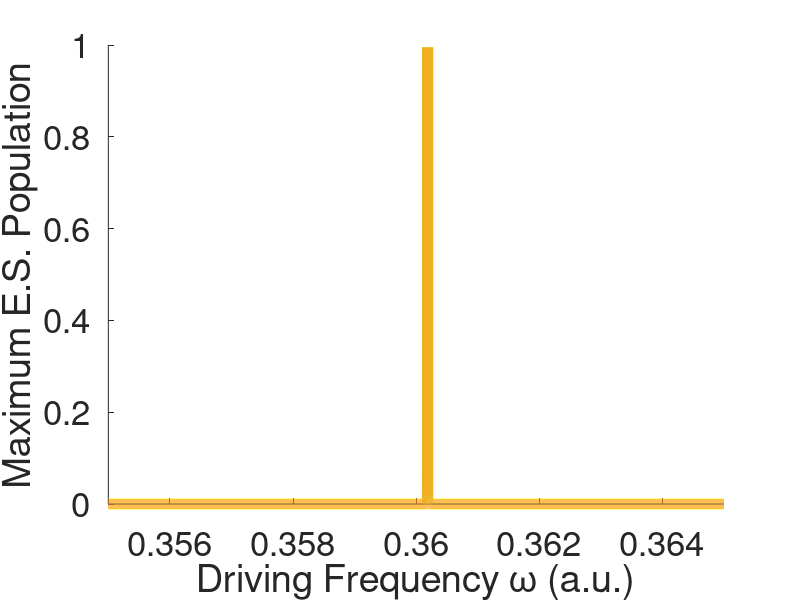

MATLAB code for this plot: (Note: this script raises an error after producing the figure.)
clear;
%%%%% CHANGE THESE TO MATCH YOUR NEEDS %%%%%
outerDirs = ["NoRWA", "RWA"];
omega_0 = 0.36018531627654671;
p_z = 0.80977192915387741;

freq = [0.3550:0.0000001:0.3650];
numFreqs = length(freq);
analyticalMaxPop = zeros(1,numFreqs);

E_0 = 1E-7;

for i = 1:numFreqs
    omega_r = 0.5*sqrt((omega_0-freq(i))^2+(E_0^2*p_z^2)/omega_0^2);
    analyticalMaxPop(i) = E_0^2*p_z^2/(4*omega_0^2*omega_r^2);
end

f1 = figure('Visible','off','Position',[0 0 1618 1000]);
hold on;
plot(freq,analyticalMaxPop,'LineWidth',8,'Color',[0.9290 0.6940 0.1250]);
%title('Maximum Excited State Population');
xlabel('Driving Frequency \omega (a.u.)');
ylabel('Maximum E.S. Population');
set(gca,'FontSize',25);
xlim([0.355,0.365]);
yscale("log");

for omega = [0.355,0.356,0.357,0.358,0.359,0.362,0.363,0.364]
    omegaString = num2str(omega);
    nonRWApath = strcat("NoRWA/E0.0000001_w",omegaString,"/dataFile.txt");
    RWApath = strcat("RWA/E0.0000001_w",omegaString,"/dataFile.txt");
    nonRWAdata = importdata(nonRWApath," ");
    RWAdata = importdata(RWApath," ");
    nonRWAlen = length(nonRWAdata.textdata(:,7));
    RWAlen = length(RWAdata.textdata(:,7));
    if nonRWAlen > RWAlen
        nonRWApop = zeros(RWAlen,1);
        RWApop = zeros(RWAlen,1);
        for i = 1:RWAlen
            nonRWApop(i) = str2double(cell2mat(nonRWAdata.textdata(i,7)));
            RWApop(i) = str2double(cell2mat(RWAdata.textdata(i,7)));
        end
        nonRWAmax = max(nonRWApop);
        RWAmax = max(RWApop);
        scatter(omega,nonRWAmax,'filled','MarkerFaceColor',[0 0.4470 0.7410],'SizeData',150);
        scatter(omega,RWAmax,'filled','MarkerFaceColor',[0.8500 0.3250 0.0980],'Marker','^','SizeData',150);
    else
        nonRWApop = zeros(nonRWAlen,1);
        RWApop = zeros(nonRWAlen,1);
        for i = 1:nonRWAlen
            nonRWApop(i) = str2double(cell2mat(nonRWAdata.textdata(i,7)));
            RWApop(i) = str2double(cell2mat(RWAdata.textdata(i,7)));
        end
        nonRWAmax = max(nonRWApop);
        RWAmax = max(RWApop);
        scatter(omega,nonRWAmax,'filled','MarkerFaceColor',[0 0.4470 0.7410],'SizeData',150);
        scatter(omega,RWAmax,'filled','MarkerFaceColor',[0.8500 0.3250 0.0980],'Marker','^','SizeData',150);
    end
end

legend('Analytical Solution',"Numerical non-RWA Solution", "Numerical RWA Solution",'Location','northwest');%%%%% Manually edit this line! %%%%%
figName = "plot_maxPop_vs_freq_E0.0000001.png";
saveas(f1, figName);












%{


%%%%%%%%%%%%%%%%%%%%%%%%%%%%%%%%%%%%%%%%%%%%%%%%%%%%%%%%%%%%%%%%%%%%%%%%%%%
%%%%%%%%%%%%%%%%%%%%%%% Initialize data structures %%%%%%%%%%%%%%%%%%%%%%%%
%%%%%%%%%%%%%%%%%%%%%%%%%%%%%%%%%%%%%%%%%%%%%%%%%%%%%%%%%%%%%%%%%%%%%%%%%%%

fprintf("Initializing data structures...\n")
numOuterDirs = length(outerDirs);
maxDirs = 0;
data = struct([]);
for i=1:numOuterDirs
    cd(outerDirs(i));
    numDirs = length(dir);
    if numDirs > maxDirs
        maxDirs = numDirs;
    end
    cd ..;
    data = [data, struct()];
end
dirStructs = struct([]);
for i = 1:length(outerDirs)
    data(i).data = 0;
    data(i).textdata = {};
    cd(outerDirs(i));
    innerDirs = dir;
    blankStructTemplate = struct();
    fn = fieldnames(innerDirs(1));
    numFields = length(fn);
    for j = 1:numFields
        blankStructTemplate.(fn{j}) = "";
    end
    numDirs = length(innerDirs);
    dirDiff = maxDirs - numDirs;
    fittedDirs = [innerDirs; repmat(blankStructTemplate,dirDiff,1)];
    dirStructs = [dirStructs, fittedDirs];
    cd ..;
end



%%%%%%%%%%%%%%%%%%%%%%%%%%%%%%%%%%%%%%%%%%%%%%%%%%%%%%%%%%%%%%%%%%%%%%%%%%%
%%%%%%%%%%%%%%%%%%%%%%%%%%%%%%% Create Plots %%%%%%%%%%%%%%%%%%%%%%%%%%%%%%
%%%%%%%%%%%%%%%%%%%%%%%%%%%%%%%%%%%%%%%%%%%%%%%%%%%%%%%%%%%%%%%%%%%%%%%%%%%

for i = 1:maxDirs
    if dirStructs(i,1).name(1) ~= '.' & dirStructs(i,1).name ~= "" & dirStructs(i,1).isdir == 1
        currentDir = dirStructs(i,1).name;
        matchingIndices = zeros(1,numOuterDirs-1);
        for j = 2:numOuterDirs
            for k = 1:maxDirs
                if matches(dirStructs(k,j).name, currentDir)
                    matchingIndices(j-1) = k;
                    break;
                end
            end
        end
        if ~ismember(0, matchingIndices)%%%%% Only make plot if the files are present everywhere %%%%%
            printStatement = strcat("Plotting ",currentDir, " ...\n");
            fprintf(printStatement);
            longestTraj = 0;
            for j = 1:numOuterDirs
                filePath = strcat(outerDirs(j),"/",currentDir,"/dataFile.txt");
                data(j) = importdata(filePath," ");
                len = length(data(j).data);
                if len < longestTraj | longestTraj == 0
                    shortestIndex = j;
                    longestTraj = len;
                end
            end
            %%%%% Extraction/Calculation of data %%%%%
            tempCell = regexp(currentDir,"_","split");
            ECell = regexp(cell2mat(tempCell(1)),"E","split");
            EString = cast(cell2mat(ECell(2)),"char");
            E_0 = str2double(EString);
            wCell = regexp(cell2mat(tempCell(2)),"w","split");
            wString = cast(cell2mat(wCell(2)),"char");
            omega = str2double(wString);
            omega_r = 0.5*sqrt((omega_0-omega)^2+E_0^2*p_z^2);
            inverse_omega_r_fs = pi/(41.341374575751*omega_r);
            period = num2str(inverse_omega_r_fs);
            RabiString = strcat("Rabi period = ",period," fs\n");
            %fprintf(RabiString);
            timeCell = data(shortestIndex).textdata(:,1);
            numTimeSteps = length(timeCell);
            time = zeros(numTimeSteps,1);
            popGS = zeros(numTimeSteps,numOuterDirs);
            popES = zeros(numTimeSteps,numOuterDirs);
            RabiGS = zeros(numTimeSteps,1);
            RabiES = zeros(numTimeSteps,1);
            for j = 1:numTimeSteps
                time(j) = str2double(cell2mat(timeCell(j)));
                %RabiGS(j) = (((omega_0-omega)^2)/(4*omega_r^2))*sin(omega_r*time(j)*41.341374575751)^2 + cos(omega_r*time(j)*41.341374575751)^2;
                RabiES(j) = E_0^2*p_z^2/(4*omega_0^2*omega_r^2)*sin(omega_r*time(j)*41.341374575751)^2;
                RabiGS(j) = 1 - RabiES(j);
                for k = 1:numOuterDirs
                    popGS(j,k) = str2double(cell2mat(data(k).textdata(j,6)));
                    popES(j,k) = str2double(cell2mat(data(k).textdata(j,7)));
                end
            end
            %%%%% Excited State Plots %%%%%
            f1 = figure('Visible','off','Position',[0 0 1618 1000]);
            hold on;
            for j = 1:numOuterDirs
                plot(time,popES(:,j),'LineWidth',8);
            end
            plot(time,RabiES,'LineWidth',4);
            set(gca,'FontSize',25);
            title('Excited State Population');
            xlabel('time (fs)');
            ylabel('Population');
            legend("Numerical non-RWA Solution", "Numerical RWA Solution", 'Analytical Solution','Location','northwest');%%%%% Manually edit this line! %%%%%
            figName = join(['plot_ES_pop_',currentDir,'.png']);
            saveas(f1, figName);
            %%%%% Ground State Plots %%%%%
            f2 = figure('Visible','off','Position',[0 0 1618 1000]);
            hold on;
            for j = 1:numOuterDirs
                plot(time,popGS(:,j),'LineWidth',8);
            end
            plot(time,RabiGS,'LineWidth',4);
            set(gca,'FontSize',25);
            title('Ground State Population');
            xlabel('time (fs)');
            ylabel('Population');
            legend("Numerical non-RWA Solution", "Numerical RWA Solution", 'Analytical Solution','Location','southwest');%%%%% Manually edit this line! %%%%%
            figName = join(['plot_GS_pop_',currentDir,'.png']);
            saveas(f2, figName);
        end
    end
end
%}